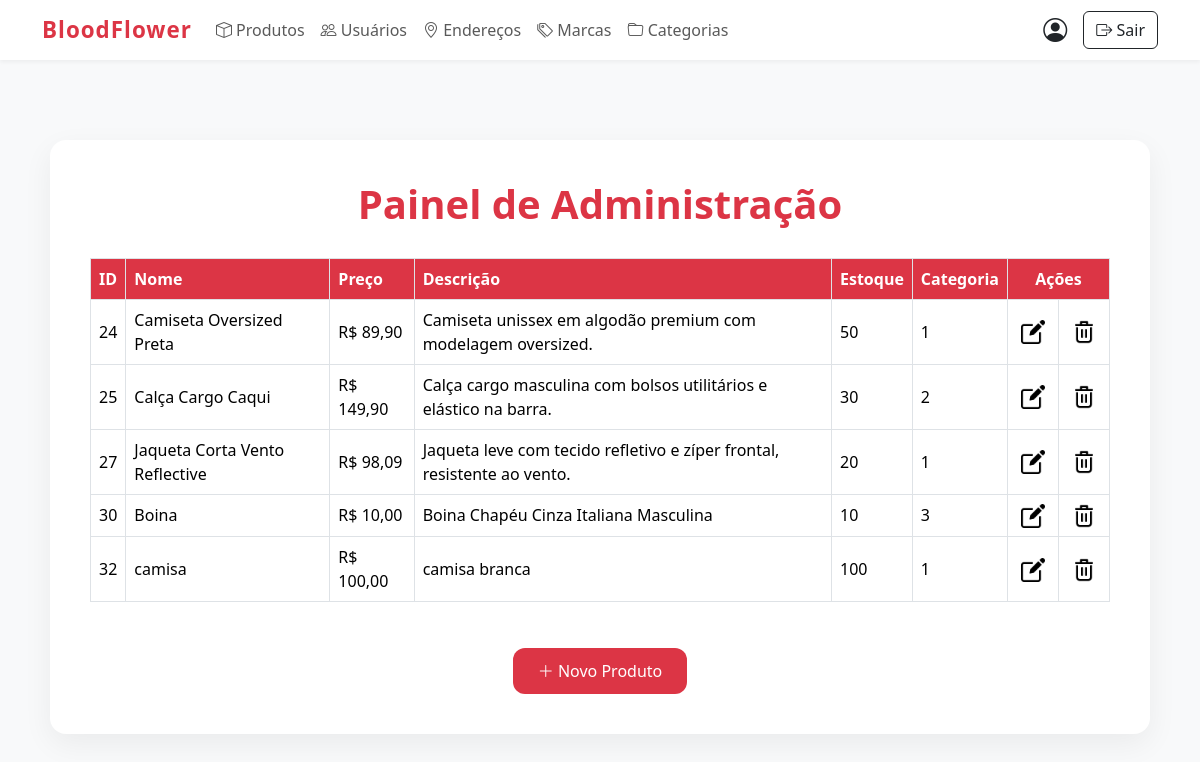
The page /inicioADM.php (signed in) on the database as committed earlier.
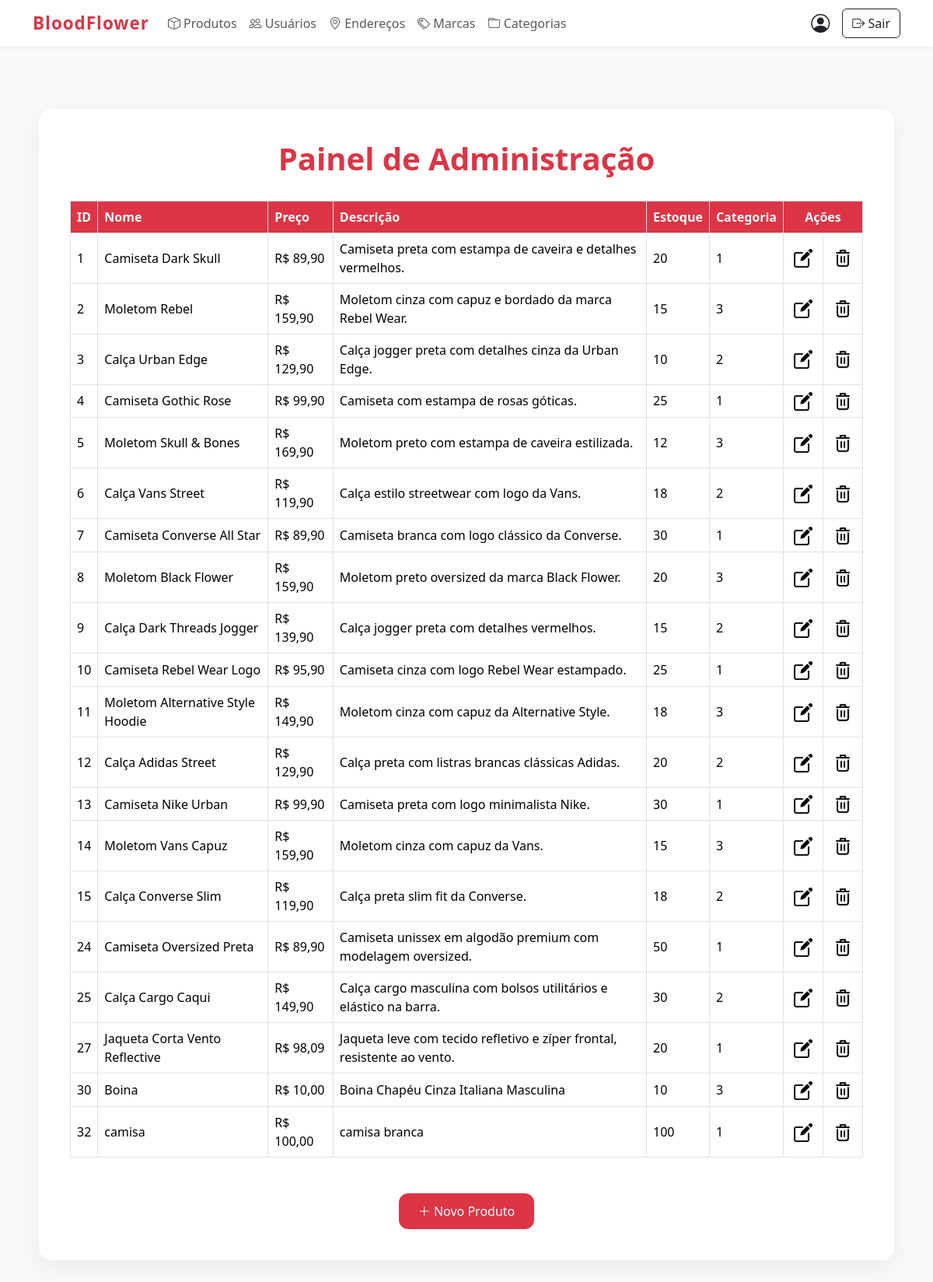
The same page on the database as committed later.
### tables this page shows
CREATE TABLE IF NOT EXISTS `produtos` (
  `id` int NOT NULL AUTO_INCREMENT,
  `nome` varchar(100) NOT NULL,
  `descricao` text,
  `preco` decimal(10,2) NOT NULL,
  `preco_desconto` decimal(10,2) DEFAULT NULL,
  `estoque` int DEFAULT '0',
  `categoria_id` int DEFAULT NULL,
  `marca_id` int DEFAULT NULL,
  `imagem` varchar(255) DEFAULT NULL,
  PRIMARY KEY (`id`),
  KEY `fk_produtos_categoria` (`categoria_id`),
  KEY `fk_produtos_marca` (`marca_id`)
);

### inicioADM.php (the view, shortened to what this page needs)
<?php
include("conexao.php");
?>
<!DOCTYPE html>
<html lang="pt-br">
<head>
    <link href="https://cdn.jsdelivr.net/npm/bootstrap@5.3.3/dist/css/bootstrap.min.css" rel="stylesheet">
    <link href="https://cdn.jsdelivr.net/npm/bootstrap-icons@1.10.5/font/bootstrap-icons.css" rel="stylesheet">
</head>
<body>
<nav class="navbar navbar-expand-lg">
    <div class="container">
        <a class="navbar-brand" href="admin.php">BloodFlower</a>
        <div class="collapse navbar-collapse" id="navbarNavAdmin">
            <ul class="navbar-nav me-auto mb-2 mb-lg-0">
                <li class="nav-item">
                    <a class="nav-link" href="admin.php"><i class="bi bi-box"></i> Produtos</a>
                </li>
                <li class="nav-item">
                    <a class="nav-link" href="usuarios.php"><i class="bi bi-people"></i> Usuários</a>
                </li>
                <li class="nav-item">
                    <a class="nav-link" href="enderecos.php"><i class="bi bi-geo-alt"></i> Endereços</a>
                </li>
                <li class="nav-item">
                    <a class="nav-link" href="marcas.php"><i class="bi bi-tags"></i> Marcas</a>
                </li>
                <li class="nav-item">
                    <a class="nav-link" href="categorias.php"><i class="bi bi-folder"></i> Categorias</a>
                </li>
            </ul>
            <div class="d-flex align-items-center gap-3">
                <?php if (!isset($_SESSION['email'])) { ?>
                    <a href="entrar.php" class="btn btn-outline-dark btn-sm">Entrar</a>
                <?php } else { ?>
                    <a href="perfil.php" class="text-dark" title="Meu Perfil">
                        <i class="bi bi-person-circle fs-4"></i>
                    </a>
                <?php } ?>
                <a href="logoff.php" class="btn btn-outline-dark">
                    <i class="bi bi-box-arrow-right"></i> Sair
                </a>
            </div>
        </div>
    </div>
</nav>
<div class="container-admin">
    <h1>Painel de Administração</h1>
    <div class="table-responsive">
        <?php
        $sql  = "SELECT * FROM produtos";
        $result = mysqli_query($conn, $sql);
        if (mysqli_num_rows($result) > 0) {
            echo "<table class='table table-bordered align-middle'>";
            echo "<thead><tr>";
            echo "<th>ID</th>";
            echo "<th>Nome</th>";
            echo "<th>Preço</th>";
            echo "<th>Descrição</th>";
            echo "<th>Estoque</th>";
            echo "<th>Categoria</th>";
            echo "<th colspan='2' class='text-center'>Ações</th>";
            echo "</tr></thead><tbody>";
            while ($row = mysqli_fetch_assoc($result)) {
                echo "<tr>";
                echo "<td>" . $row["id"] . "</td>";
                echo "<td>" . $row["nome"] . "</td>";
                echo "<td>R$ " . number_format($row["preco"], 2, ',', '.') . "</td>";
                echo "<td>" . $row["descricao"] . "</td>";
                echo "<td>" . $row["estoque"] . "</td>";
                echo "<td>" . $row["categoria_id"] . "</td>";
                echo "<td class='text-center actions'>
                        <a href='formEditProduto.php?id_produto=" . $row['id'] . "'>
                            <img src='imagens/editar2.png' alt='Editar'>
                        </a>
                      </td>";
                echo "<td class='text-center actions'>
                        <a href='excluirProduto.php?id=" . $row['id'] . "' onclick='return confirm(\"Tem certeza que deseja excluir este produto?\")'>
                            <img src='imagens/lixo.png' alt='Excluir'>
                        </a>
                      </td>";
                echo "</tr>";
            }
            echo "</tbody></table>";
        } else {
            echo "<p class='no-produtos'>Nenhum produto cadastrado.</p>";
        }
        ?>
    </div>
    <div class="btn-actions">
        <a href="cadProduto.html" class="btn btn-admin"><i class="bi bi-plus-lg"></i> Novo Produto</a>
    </div>
</div>
</body>
</html>

Rows that differ between the two databases and show on the page:
added produtos: id "1", nome "Camiseta Dark Skull", preco "89,90", descricao "Camiseta preta com estampa de caveira e detalhes vermelhos.", estoque "20", categoria "1"
added produtos: id "2", nome "Moletom Rebel", preco "159,90", descricao "Moletom cinza com capuz e bordado da marca Rebel Wear.", estoque "15", categoria "3"
added produtos: id "3", nome "Calça Urban Edge", preco "129,90", descricao "Calça jogger preta com detalhes cinza da Urban Edge.", estoque "10", categoria "2"
added produtos: id "4", nome "Camiseta Gothic Rose", preco "99,90", descricao "Camiseta com estampa de rosas góticas.", estoque "25", categoria "1"
added produtos: id "5", nome "Moletom Skull & Bones", preco "169,90", descricao "Moletom preto com estampa de caveira estilizada.", estoque "12", categoria "3"
added produtos: id "6", nome "Calça Vans Street", preco "119,90", descricao "Calça estilo streetwear com logo da Vans.", estoque "18", categoria "2"
added produtos: id "7", nome "Camiseta Converse All Star", preco "89,90", descricao "Camiseta branca com logo clássico da Converse.", estoque "30", categoria "1"
added produtos: id "8", nome "Moletom Black Flower", preco "159,90", descricao "Moletom preto oversized da marca Black Flower.", estoque "20", categoria "3"
added produtos: id "9", nome "Calça Dark Threads Jogger", preco "139,90", descricao "Calça jogger preta com detalhes vermelhos.", estoque "15", categoria "2"
added produtos: id "10", nome "Camiseta Rebel Wear Logo", preco "95,90", descricao "Camiseta cinza com logo Rebel Wear estampado.", estoque "25", categoria "1"
added produtos: id "11", nome "Moletom Alternative Style Hoodie", preco "149,90", descricao "Moletom cinza com capuz da Alternative Style.", estoque "18", categoria "3"
added produtos: id "12", nome "Calça Adidas Street", preco "129,90", descricao "Calça preta com listras brancas clássicas Adidas.", estoque "20", categoria "2"
added produtos: id "13", nome "Camiseta Nike Urban", preco "99,90", descricao "Camiseta preta com logo minimalista Nike.", estoque "30", categoria "1"
added produtos: id "14", nome "Moletom Vans Capuz", preco "159,90", descricao "Moletom cinza com capuz da Vans.", estoque "15", categoria "3"
added produtos: id "15", nome "Calça Converse Slim", preco "119,90", descricao "Calça preta slim fit da Converse.", estoque "18", categoria "2"
